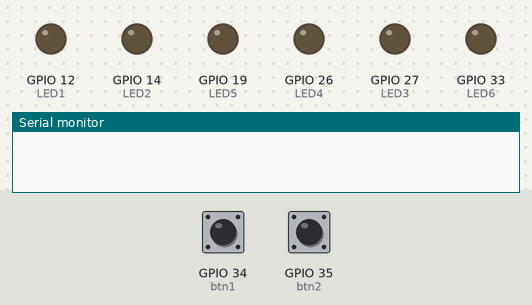
Recording of a sketch running on a simulated ESP32. Parts: output pins drawn as LEDs (lit = HIGH), the last lines printed to the serial monitor. Dashed ring = blinking. Inputs (shaded band) come from the test bench; at power-on: GPIO 34 (btn1) LOW, GPIO 35 (btn2) LOW.

Above: at 1.3 s.
1.4 s: GPIO 34 (btn1) pulled HIGH for 0.3 s
At 3.4 s:
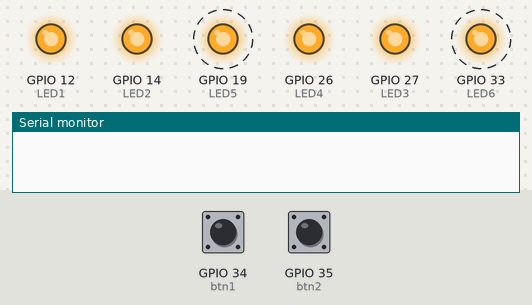
4.4 s: GPIO 35 (btn2) pulled HIGH for 0.3 s
At 6.5 s:
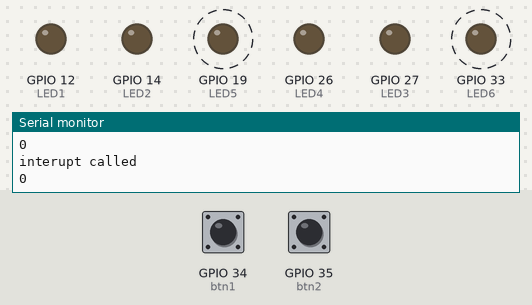
6.7 s: GPIO 34 (btn1) pulled HIGH for 1 s
At 9.6 s:
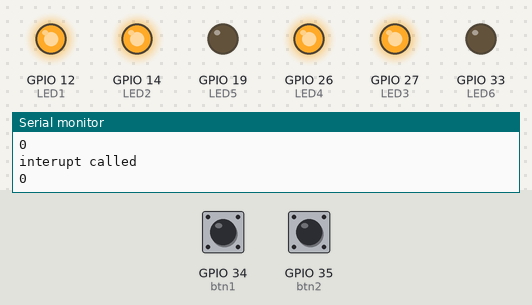
9.7 s: GPIO 35 (btn2) pulled HIGH for 1 s
At 12.5 s:
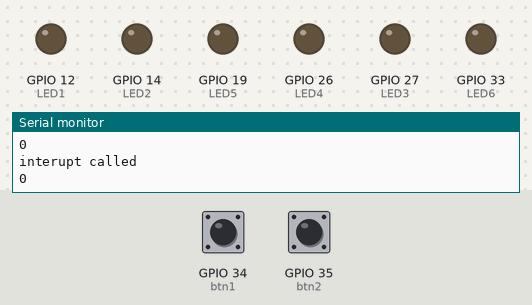
Timing chart, 0 to 13.6 s (numbered marks = the images above; inputs shaded):
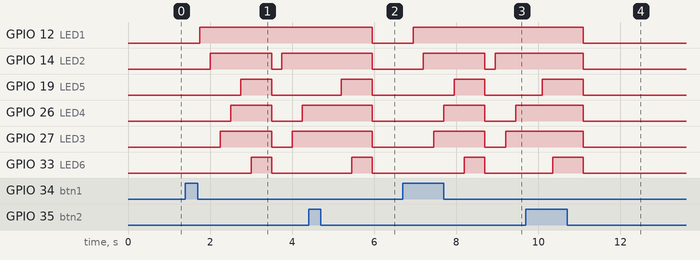

Measured:
- after the input at 1.4 s, GPIO 12 (LED1): LOW → HIGH after 0.35 s; GPIO 14 (LED2): LOW → HIGH after 0.60 s, → LOW 1.5 s later, → HIGH 0.25 s later
- after the input at 4.4 s, GPIO 12 (LED1): HIGH → LOW after 1.6 s
- after the input at 6.7 s, GPIO 12 (LED1): LOW → HIGH after 0.25 s; GPIO 14 (LED2): LOW → HIGH after 0.50 s, → LOW 1.5 s later, → HIGH 0.25 s later
- after the input at 9.7 s, GPIO 12 (LED1): HIGH → LOW after 1.4 s

The sketch:

Project_4.ino
```cpp
int btn1 = 34;
int btn2 = 35;
boolean x = false;
int V;
// Assign each LED to a specific PIN of the ESP32 Board
int LED1 = 12;
int LED2 = 14;
int LED3 = 27;
int LED4 = 26;
int LED5 = 19;
int LED6 = 33;
int timer = 250;

void setup() {

  Serial.begin(9600);

  pinMode(btn1, INPUT);
  pinMode(btn2, INPUT);
  pinMode(LED1, OUTPUT);
  pinMode(LED2, OUTPUT);
  pinMode(LED3, OUTPUT);
  pinMode(LED4, OUTPUT);
  pinMode(LED5, OUTPUT);
  pinMode(LED6, OUTPUT);
  attachInterrupt(35, Interrupt, CHANGE);
}

void loop() {
  int btn1St = digitalRead(btn1);
  if (btn1St == 1) {
    x = true;
  }
  LightShow();
}

void Interrupt() {
  x = false;
Serial.println("interupt called");
Serial.println(x);
delay(400);
}


void LightShow() {
  //V = digitalRead(btn1);
  delay(timer);

  if (x) {
    digitalWrite(LED1, 1);
    digitalWrite(LED2, 0);
    digitalWrite(LED3, 0);
    digitalWrite(LED4, 0);
    digitalWrite(LED5, 0);
    digitalWrite(LED6, 0);
    delay(timer);
    digitalWrite(LED1, 1);
    digitalWrite(LED2, 1);
    digitalWrite(LED3, 0);
    digitalWrite(LED4, 0);
    digitalWrite(LED5, 0);
    digitalWrite(LED6, 0);
    delay(timer);
    digitalWrite(LED1, 1);
    digitalWrite(LED2, 1);
    digitalWrite(LED3, 1);
    digitalWrite(LED4, 0);
    digitalWrite(LED5, 0);
    digitalWrite(LED6, 0);
    delay(timer);
    digitalWrite(LED1, 1);
    digitalWrite(LED2, 1);
    digitalWrite(LED3, 1);
    digitalWrite(LED4, 1);
    digitalWrite(LED5, 0);
    digitalWrite(LED6, 0);
    delay(timer);
    digitalWrite(LED1, 1);
    digitalWrite(LED2, 1);
    digitalWrite(LED3, 1);
    digitalWrite(LED4, 1);
    digitalWrite(LED5, 1);
    digitalWrite(LED6, 0);
    delay(timer);
    digitalWrite(LED1, 1);
    digitalWrite(LED2, 1);
    digitalWrite(LED3, 1);
    digitalWrite(LED4, 1);
    digitalWrite(LED5, 1);
    digitalWrite(LED6, 1);
    delay(timer);
  }
  else {
    digitalWrite(LED1, 0);
    digitalWrite(LED2, 0);
    digitalWrite(LED3, 0);
    digitalWrite(LED4, 0);
    digitalWrite(LED5, 0);
    digitalWrite(LED6, 0);
  }
}
```
